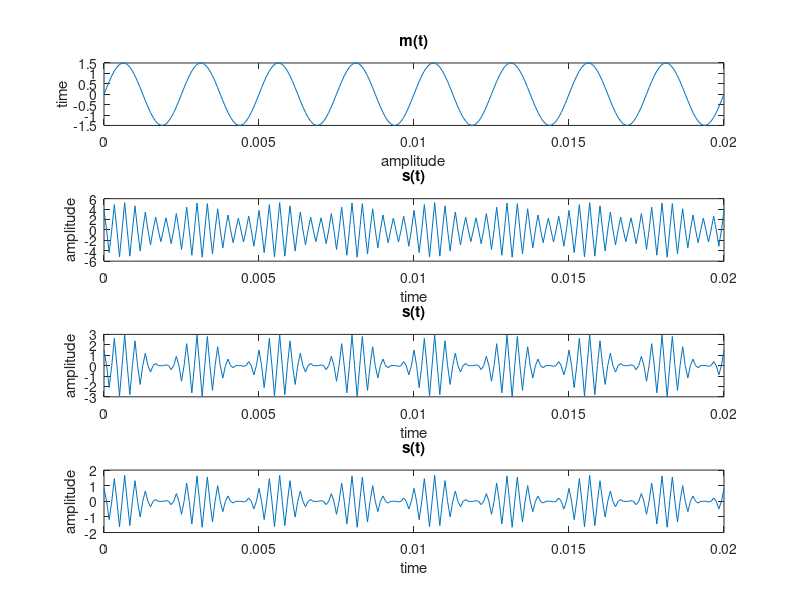
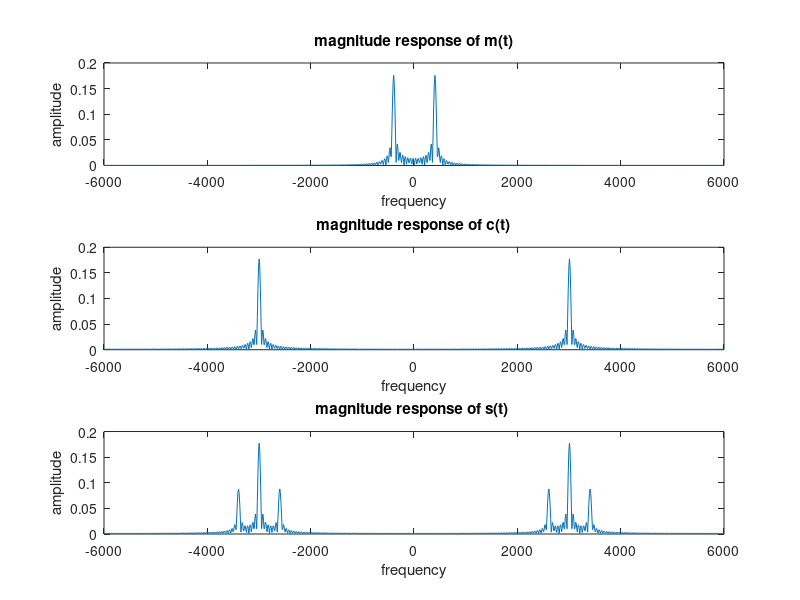
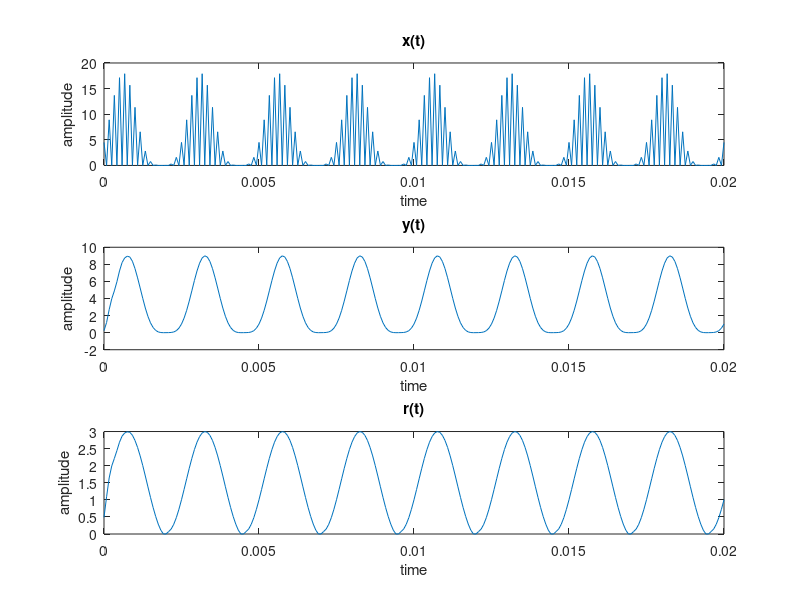
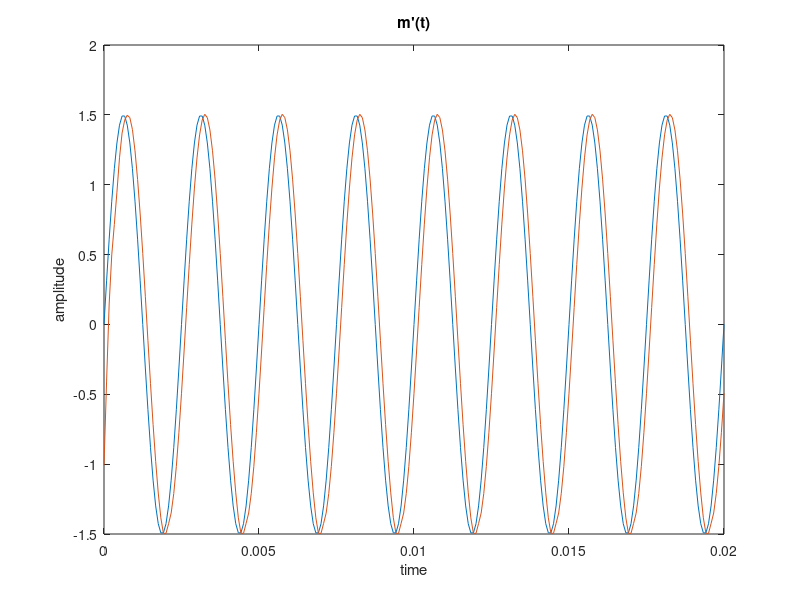

Reproduce these figures in MATLAB, in order.
clc;
clear all;
Fs = 12000;
fm = 400;
fc = 3000;
dt = 0.2;
t = 0:1/Fs:0.02;
Am = 1.5;
m1 = 0.4;
m2 = 1;
m3 = 1.8;
Ac1 = Am/m1;
Ac2 = Am/m2;
Ac3 = Am/m3;
mt = Am*sin(2*pi*fm*t);
ct1 = Ac1*cos(2*pi*fc*t);
ct2 = Ac2*cos(2*pi*fc*t);
ct3 = Ac3*cos(2*pi*fc*t);
st1 = Ac1.*(1+m1*sin(2*pi*fm*t)).*cos(2*pi*fc*t);
st2 = Ac2.*(1+m2*sin(2*pi*fm*t)).*cos(2*pi*fc*t);
st3 = Ac3.*(1+m2*sin(2*pi*fm*t)).*cos(2*pi*fc*t);

figure();
subplot(411),plot(t,mt);
title("m(t)");
xlabel("amplitude");
ylabel("time");
subplot(412),plot(t,st1);
title("s(t)");
ylabel("amplitude");
xlabel("time");
subplot(413),plot(t,st2);
title("s(t)");
ylabel("amplitude");
xlabel("time");
subplot(414),plot(t,st3);
title("s(t)");
ylabel("amplitude");
xlabel("time");

N = 1024;
m = 1;
f = linspace(-Fs/2,Fs/2,N);
mtf = fft(mt,N);
mtf1 = fftshift(abs(mtf)/N);
ctf = fft(ct2,N);
ctf1 = fftshift(abs(ctf)/N);
stf = fft(st2,N);
stf1 = fftshift(abs(stf)/N);
figure();
subplot(311), plot(f,mtf1);
title("magnitude response of m(t)");
ylabel("amplitude");
xlabel("frequency");
subplot(312), plot(f,ctf1);
title("magnitude response of c(t)");
ylabel("amplitude");
xlabel("frequency");
subplot(313), plot(f,stf1);
title("magnitude response of s(t) ");
ylabel("amplitude");
xlabel("frequency");

flow = fc;
[bl, al] = butter(5, flow / (Fs / 2), 'low');
[Hlp, Flp]=freqz(bl, al,Fs/2);
st2 = st2.*st2;
st2 = 2*st2;
xt = st2;
yt = filter (bl,al,xt);
rt = sqrt(yt);
Dc = mean(rt);
mt3 = rt - Dc;
figure();
subplot(311), plot(t,xt);
title("x(t)");
ylabel("amplitude");
xlabel("time");
subplot(312), plot(t,yt);
title("y(t)");
ylabel("amplitude");
xlabel("time");
subplot(313), plot(t,rt);
title("r(t)");
ylabel("amplitude");
xlabel("time");
figure();
plot(t,mt);
title("m(t)");
ylabel("amplitude");
xlabel("time");
hold on;
plot(t,mt3);
title("m'(t)");
ylabel("amplitude");
xlabel("time");

